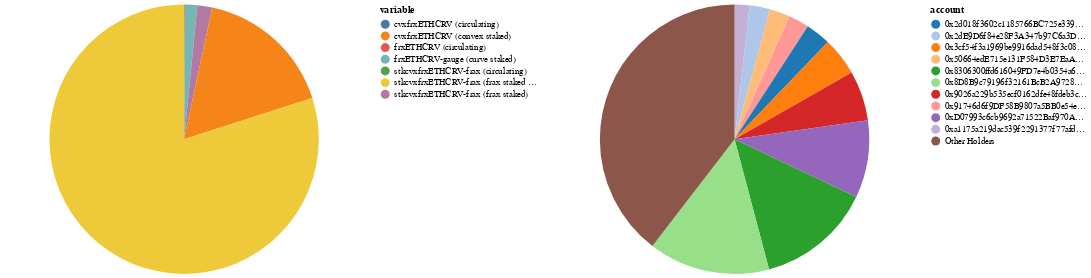

Notebook code cell kept with this figure:
### Code cell
d = df.reset_index()[['index', 'account', 'total_frxETHCRV']].reset_index()
top_n_holders = 10
d_top_n = (
    pd.concat([
        d.loc[d.index < top_n_holders][['account', 'total_frxETHCRV']].rename(columns={'total_frxETHCRV': 'frxETHCRV'}), 
        pd.DataFrame([{
            "account": "Other Holders", 
            "frxETHCRV": d.loc[d.index >= top_n_holders].total_frxETHCRV.sum()}
        ])
    ])
    .sort_values('frxETHCRV').reset_index(drop=True).reset_index()
)

(
    alt.hconcat(
        alt.Chart(
            pd.melt(df, id_vars='account', value_vars=value_cols).reset_index()
            .groupby('variable')['value'].sum().reset_index()
            .sort_values('value').reset_index(drop=True).reset_index()
        )
        .transform_joinaggregate(amount_total="sum(value)")
        .transform_calculate(fraction="datum.value / datum.amount_total")
        .mark_arc()
        .encode(
            theta="value:Q", 
            color="variable:N", 
            order="index:O", 
            tooltip=[
                alt.Tooltip("variable:N"), 
                alt.Tooltip("value:Q", format=",d", title="frxETHCRV"),
                alt.Tooltip("fraction:Q", format=".1%", title="Share"),
            ]
        ),
        alt.Chart(d_top_n)
        .transform_joinaggregate(total="sum(frxETHCRV)")
        .transform_calculate(fraction="datum.frxETHCRV / datum.total")
        .mark_arc()
        .encode(
            theta=alt.Theta("frxETHCRV:Q"), 
            color=alt.Color("account:N", scale=alt.Scale(range=colors_28)), 
            order="index:O", 
            tooltip=[
                alt.Tooltip("account:N"), 
                alt.Tooltip("frxETHCRV:Q", format=",d", title="frxETHCRV"),
                alt.Tooltip("fraction:Q", format=".1%", title="Share"),
            ]
        ) 
    )
    .resolve_scale(color="independent")
    .resolve_legend(color="independent")
)

### Figure 1 — Vega-Lite specification as saved in the notebook (floating-point values rounded to 4 significant figures)
{"$schema": "https://vega.github.io/schema/vega-lite/v4.17.0.json", "config": {"view": {"continuousHeight": 300, "continuousWidth": 400}}, "datasets": {"data-0d4e756cdec42acd7ecb0e638b057645": [{"account": "0xa1175a219dac539f2291377f77afd786d20e5882", "frxETHCRV": 612.8, "index": 0}, {"account": "0x2dE9D6f84e28F3A347b97C6a3Db51D366E65bA4C", "frxETHCRV": 833.7, "index": 1}, {"account": "0x50664edE715e131F584D3E7EaAbd7818Bb20A068", "frxETHCRV": 836.6, "index": 2}, {"account": "0x91746d6f9DF58B9807a5BB0e54e4EA86600c2DBa", "frxETHCRV": 840.0, "index": 3}, {"account": "0x2d018f3602c1185766BC725e3390CAab6f44AE5b", "frxETHCRV": 1033.0, "index": 4}, {"account": "0x3cf54f3a1969be9916dad548f3c084331c4450b5", "frxETHCRV": 1562.0, "index": 5}, {"account": "0x9026a229b535ecf0162dfe48fdeb3c75f7b2a7ae", "frxETHCRV": 2048.0, "index": 6}, {"account": "0xD07993c6cb9692a71522Baf970A31069034dF2B0", "frxETHCRV": 3171.0, "index": 7}, {"account": "0x8306300ffd616049FD7e4b0354a64Da835c1A81C", "frxETHCRV": 4714.0, "index": 8}, {"account": "0x8D8B9c79196f32161BcB2A9728D274B3b45eB9AF", "frxETHCRV": 4968.0, "index": 9}, {"account": "Other Holders", "frxETHCRV": 13500.0, "index": 10}], "data-714cb46408a740f912027f40f86d3339": [{"index": 0, "value": 0, "variable": "cvxfrxETHCRV (circulating)"}, {"index": 1, "value": 0.0527, "variable": "stkcvxfrxETHCRV-frax (circulating)"}, {"index": 2, "value": 30.07, "variable": "frxETHCRV (circulating)"}, {"index": 3, "value": 507.1, "variable": "frxETHCRV-gauge (curve staked)"}, {"index": 4, "value": 607.4, "variable": "stkcvxfrxETHCRV-frax (frax staked)"}, {"index": 5, "value": 5701.0, "variable": "cvxfrxETHCRV (convex staked)"}, {"index": 6, "value": 27270.0, "variable": "stkcvxfrxETHCRV-frax (frax staked via convex)"}]}, "hconcat": [{"data": {"name": "data-714cb46408a740f912027f40f86d3339"}, "encoding": {"color": {"field": "variable", "type": "nominal"}, "order": {"field": "index", "type": "ordinal"}, "theta": {"field": "value", "type": "quantitative"}, "tooltip": [{"field": "variable", "type": "nominal"}, {"field": "value", "format": ",d", "title": "frxETHCRV", "type": "quantitative"}, {"field": "fraction", "format": ".1%", "title": "Share", "type": "quantitative"}]}, "mark": "arc", "transform": [{"joinaggregate": [{"as": "amount_total", "field": "value", "op": "sum"}]}, {"as": "fraction", "calculate": "datum.value / datum.amount_total"}]}, {"data": {"name": "data-0d4e756cdec42acd7ecb0e638b057645"}, "encoding": {"color": {"field": "account", "scale": {"range": ["#1F77B4", "#AEC7E8", "#FF7F0E", "#FFBB78", "#2CA02C", "#98DF8A", "#D62728", "#FF9896", "#9467BD", "#C5B0D5", "#8C564B", "#C49C94", "#E377C2", "#F7B6D2", "#7F7F7F", "#C7C7C7", "#BCBD22", "#DBDB8D", "#17BECF", "#9EDAE5", "#780085", "#7D45E4", "#598CEC", "#3BBEA9", "#56DE52", "#A2EC55", "#DCDD5C", "#F9965B"]}, "type": "nominal"}, "order": {"field": "index", "type": "ordinal"}, "theta": {"field": "frxETHCRV", "type": "quantitative"}, "tooltip": [{"field": "account", "type": "nominal"}, {"field": "frxETHCRV", "format": ",d", "title": "frxETHCRV", "type": "quantitative"}, {"field": "fraction", "format": ".1%", "title": "Share", "type": "quantitative"}]}, "mark": "arc", "transform": [{"joinaggregate": [{"as": "total", "field": "frxETHCRV", "op": "sum"}]}, {"as": "fraction", "calculate": "datum.frxETHCRV / datum.total"}]}], "resolve": {"legend": {"color": "independent"}, "scale": {"color": "independent"}}}
